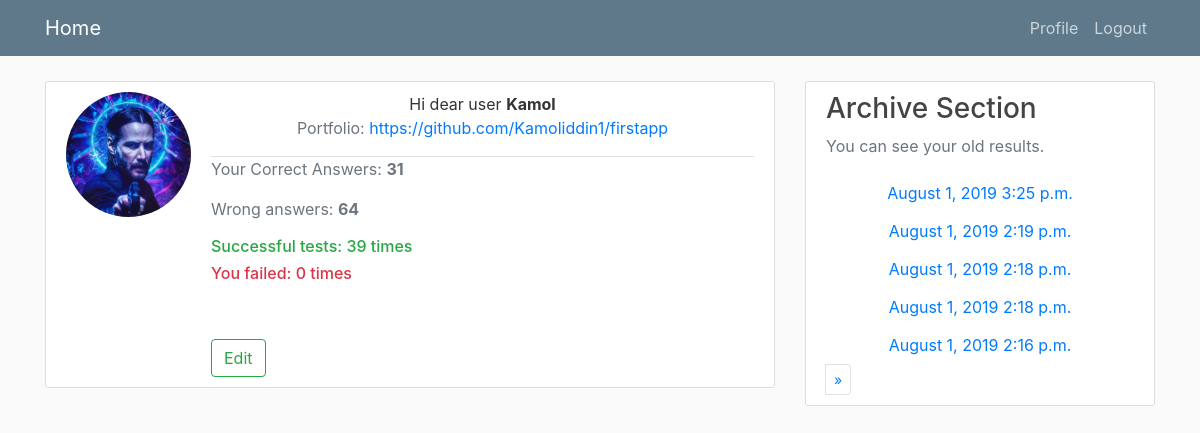
/profile/ (signed in), run on an earlier commit of the app's database.
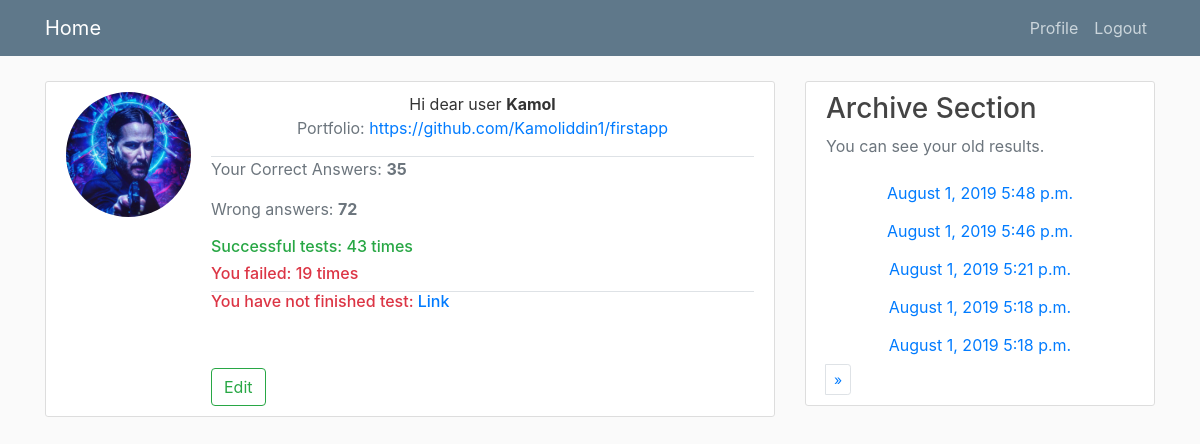
And on a later commit of the database.
### basicapp/models.py (models this page shows, shortened)
class TestSession(models.Model):
    no_of_questions = models.IntegerField(default=5)
    created_at = models.DateTimeField(auto_now_add=True)
    finished_at = models.DateTimeField(null=True, blank=True)

### basicapp/views.py (the view)
# urls.py: path('profile/', login_required(ProfileView.as_view(date_field="created_at", allow_empty=True)), name='profile'),
class ProfileView(ArchiveIndexView):
    template_name = 'basicapp/profile.html'
    queryset = TestSession.objects.all()
    paginate_by = 5
    def get_queryset(self):
        if self.request and self.request.user:
            self.queryset = TestSession.objects.filter(answers__user=self.request.user).distinct()
        return super().get_queryset()
    def get_template_names(self):
        return [self.template_name]
    def get_context_data(self, **kwargs):
        data = super().get_context_data(**kwargs)
        count_success = 0
        test_sessions = TestSession.objects.filter(answers__user=self.request.user, finished_at__isnull=False).order_by(
            '-created_at').distinct()
        not_finished = TestSession.objects.filter(answers__user=self.request.user, finished_at__isnull=True)
        for session in test_sessions:
            if session.finished_at < session.created_at + \
                    timezone.timedelta(seconds=session.no_of_questions * 10):
                count_success += 1
        data['correct_answers'] = UserProfileInfo.objects.get(user=self.request.user).correct_answers()
        data['incorrect_answers'] = UserProfileInfo.objects.get(user=self.request.user).incorrect_answers()
        if not_finished.count() == 0:
            data['not_finished'] = not_finished
        else:
            data['not_finished'] = not_finished[0]
        data['success'] = count_success
        data['fail'] = not_finished.count()
        data['test'] = test_sessions
        return data

### basicapp/models.py (called while the page is built)
    def correct_answers(self):
        return sum(list(map(lambda answer: answer.is_correct, self.user.answers.all())))

    def incorrect_answers(self):
        return self.user.answers.filter(session__finished_at__isnull=False).count() - self.correct_answers()

    @property
    def is_correct(self):
        if self.session.finished_at and self.session.finished_at < self.session.created_at + \
                        timezone.timedelta(seconds=self.session.no_of_questions * 10):
            if self.choice == self.question.word:
                return True
            return False
        return False

### templates/basicapp/profile.html (shortened to what this page needs)
{% extends 'basicapp/base.html' %}
{% block aside %}
    <div class="col-md-8">
        <div class="content-section animated fadeInDown">
            <form method="post">
                <div class="media">
                    <img src="{{ user.userprofileinfo.profile_image.url }}" class="rounded-circle account-img animated bounceInDown delay-0.5s">
                    <div class="media-body">
                        <div class="profile text-lg-center animated tada delay-2s">
                            <span class="">Hi dear user <b>{{ user.username }}</b></span>
                            <p class="text-muted">Portfolio: <a href="{{ user.userprofileinfo.portfolio_site }}">{{ user.userprofileinfo.portfolio_site }}</a></p>
                        </div>
                        {% if test %}
                            <p class="text-muted mt-2 border-top">Your Correct Answers: <b>{{ correct_answers }}</b></p>
                            {% if incorrect_answers == 0 %}
                                <p class="text-muted mt-2">You answered correctly: <b>{{ incorrect_answers }}</b><span
                                        class="ml-5"><b><--You are so talented></b></span></p>
                            {% else %}
                                <p class="text-muted mt-2">Wrong answers: <b>{{ incorrect_answers }}</b></p>
                            {% endif %}
                            <h6 class="text-success">Successful tests: {{ success }}{% if  success == 1 %} time {% else %} times{% endif %}</h6>
                            <h6 class="text-danger">You failed: {{ fail }} {% if  fail == 1 %} time {% else %} times{% endif %}</h6>
                            {% if not_finished %}
                                <h6 class="text-danger mt-2 border-top">You have not finished test: <a href="{% url 'test' not_finished.id %}">Link</a></h6>
                            {% endif %}
                        {% else %}
                            <h6 class="text-danger border-top">You did not pass any test</h6>
                        {% endif %}
                        <a href="{% url 'profile_edit' %}" class="btn btn-outline-success mt-5">Edit</a>
                    </div>
                </div>
            </form>
        </div>
    </div>
    {% include 'basicapp/snippet_archive.html' %}
{% endblock %}

### templates/basicapp/snippet_archive.html (shortened to what this page needs)
<div class="col-md-4">
    <div class="content-section animated lightSpeedIn delay-1s">
        <h3>Archive Section</h3>
        <p class='text-muted'>You can see your old results.</p>
        <div id="js-archive-ajax">
            <ul class="list-group">
                {% for result in latest %}
                    <button class="btn btn-link" type="button" data-toggle="collapse"
                            data-target="#{{ result.id }}">{{ result.created_at|date:"F j, Y P" }}</button>
                {% endfor %}
            </ul>
        </div>
        <ul class="pagination pagination-sm">
            <div class="step-links">
                {% if page_obj.has_next %}
                    <li class="page-item">
                        <a id="next" class="page-link" href="?page={{ page_obj.next_page_number }}">&raquo;</a>
                    </li>
                {% endif %}
            </div>
        </ul>
    </div>
</div>

What changed in the data, as far as the page shows it:
no longer on this page (row unchanged): TestSession: created_at "August 1, 2019 3:25 p.m."
no longer on this page (row unchanged): TestSession: created_at "August 1, 2019 2:19 p.m."
no longer on this page (row unchanged): TestSession: created_at "August 1, 2019 2:18 p.m."
no longer on this page (row unchanged): TestSession: created_at "August 1, 2019 2:18 p.m."
no longer on this page (row unchanged): TestSession: created_at "August 1, 2019 2:16 p.m."
added TestSession: created_at "August 1, 2019 5:48 p.m."
added TestSession: created_at "August 1, 2019 5:46 p.m."
added TestSession: created_at "August 1, 2019 5:21 p.m."
added TestSession: created_at "August 1, 2019 5:18 p.m."
added TestSession: created_at "August 1, 2019 5:18 p.m."
Also different on the page:
{{ correct_answers }}: "31" → "35"
{{ incorrect_answers }}: "64" → "72"
{{ success }}: "39" → "43"
{{ fail }}: "0" → "19"
text now shown: "You have not finished test: Link"
